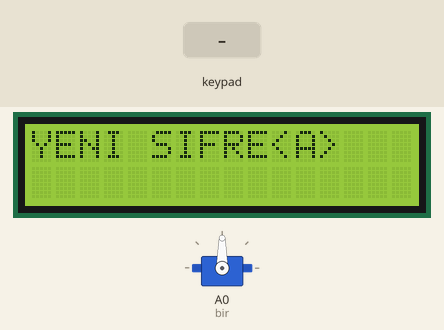
This sketch was run on a simulated Arduino Uno, built with avr-gcc and run on an emulated ATmega328P. Parts: 16×2 character LCD, servo. The test bench sets the inputs (shaded band).

Above: at 1.2 s.
1.3 s: key 'A' pressed
At 2.5 s:
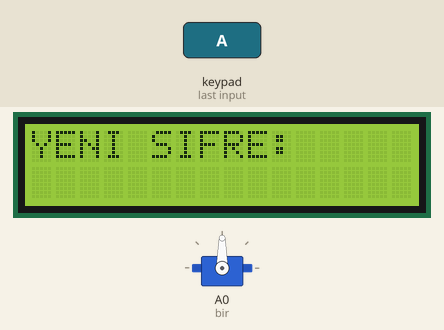
Timing chart, 0 to 4.3 s (numbered marks = the images above; inputs shaded):
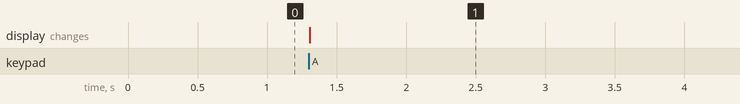

The sketch:

servoV1.ino
```cpp
#include <Servo.h>
#include <Keypad.h>
#include <LiquidCrystal.h>
#include <EEPROM.h>

LiquidCrystal lcd(10,11,A2,A3,A4,A5);/*UNUTMAMAK LAZIM BU(8,9,4,5,6,7) ŞEKLİNDE. */

const byte ROWS = 4;
const byte COLS = 4;
char keys[ROWS][COLS] = {
  {'7','8','9','A'},
  {'4','5','6','B'},
  {'1','2','3','C'},
  {'S','0','#','D'}
  };
byte rowPins[ROWS] = {5,4,3,2};
byte colPins[COLS] = {6, 7, 8, 9};
Keypad keypad = Keypad( makeKeymap(keys), rowPins, colPins, ROWS, COLS );
Servo bir,iki;
bool durum;
int derece;
char sifre[4];
int sinir=4;
int eeprom=4;
void setup() {
  lcd.begin(16,2);
  lcd.setCursor(0,0);
  lcd.print("SIFRELI KAPI");
  lcd.setCursor(0,0);
  lcd.print("YENI SIFRE<A>");
  bir.attach(A0);
}

void loop() {
  char key = keypad.getKey();

  if(key)
  {
    if(key=='A'){
    durum=0;
    lcd.clear();
    lcd.setCursor(0,0);
    lcd.print("YENI SIFRE:");
    }
    while(durum==0){
      char key = keypad.getKey();
      if(key){
      if(key!='A'&&key!='B'&&key!='C'&&key!='D'&&key!='S'&&key!='*'){
        while(sinir<4){
          char key = keypad.getKey();
          if(key){
        sifre[sinir]=key;
        lcd.setCursor(sinir,1);
        lcd.print("*");
        sinir++;
        }
        }
   }
  }

  }
  }
}
```

Measured:
- after the input at 1.3 s, the display: changes at once (image 1)
